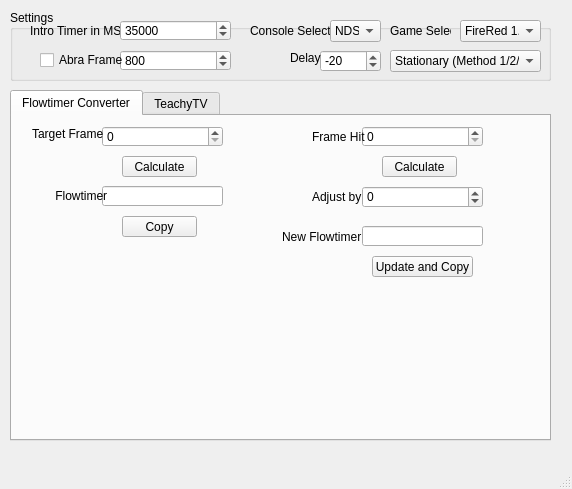
<?xml version="1.0" encoding="UTF-8"?>
<ui version="4.0">
 <class>blisytv</class>
 <widget class="QMainWindow" name="blisytv">
  <property name="geometry">
   <rect>
    <x>0</x>
    <y>0</y>
    <width>572</width>
    <height>489</height>
   </rect>
  </property>
  <property name="windowTitle">
   <string>blisytv</string>
  </property>
  <property name="styleSheet">
   <string notr="true"/>
  </property>
  <widget class="QWidget" name="centralwidget">
   <widget class="QComboBox" name="consoleBox">
    <property name="geometry">
     <rect>
      <x>330</x>
      <y>20</y>
      <width>51</width>
      <height>22</height>
     </rect>
    </property>
    <item>
     <property name="text">
      <string>NDS</string>
     </property>
    </item>
    <item>
     <property name="text">
      <string>GBA</string>
     </property>
    </item>
   </widget>
   <widget class="QComboBox" name="versionBox">
    <property name="geometry">
     <rect>
      <x>460</x>
      <y>20</y>
      <width>81</width>
      <height>22</height>
     </rect>
    </property>
    <item>
     <property name="text">
      <string>FireRed 1.0</string>
     </property>
    </item>
    <item>
     <property name="text">
      <string>FireRed 1.1</string>
     </property>
    </item>
    <item>
     <property name="text">
      <string>LeafGreen</string>
     </property>
    </item>
    <item>
     <property name="text">
      <string>RS</string>
     </property>
    </item>
    <item>
     <property name="text">
      <string>Emerald</string>
     </property>
    </item>
   </widget>
   <widget class="QSpinBox" name="introtimer">
    <property name="geometry">
     <rect>
      <x>120</x>
      <y>20</y>
      <width>111</width>
      <height>21</height>
     </rect>
    </property>
    <property name="maximum">
     <number>999999999</number>
    </property>
    <property name="value">
     <number>35000</number>
    </property>
   </widget>
   <widget class="QLabel" name="label_13">
    <property name="geometry">
     <rect>
      <x>250</x>
      <y>20</y>
      <width>111</width>
      <height>21</height>
     </rect>
    </property>
    <property name="text">
     <string>Console Select</string>
    </property>
   </widget>
   <widget class="QLabel" name="label_14">
    <property name="geometry">
     <rect>
      <x>390</x>
      <y>20</y>
      <width>61</width>
      <height>21</height>
     </rect>
    </property>
    <property name="text">
     <string>Game Select</string>
    </property>
   </widget>
   <widget class="QGroupBox" name="groupBox">
    <property name="geometry">
     <rect>
      <x>10</x>
      <y>10</y>
      <width>541</width>
      <height>71</height>
     </rect>
    </property>
    <property name="title">
     <string>Settings</string>
    </property>
    <widget class="QLabel" name="label_7">
     <property name="geometry">
      <rect>
       <x>20</x>
       <y>10</y>
       <width>101</width>
       <height>21</height>
      </rect>
     </property>
     <property name="text">
      <string>Intro Timer in MS</string>
     </property>
    </widget>
    <widget class="QSpinBox" name="abraframe">
     <property name="geometry">
      <rect>
       <x>110</x>
       <y>40</y>
       <width>111</width>
       <height>21</height>
      </rect>
     </property>
     <property name="maximum">
      <number>999999999</number>
     </property>
     <property name="value">
      <number>800</number>
     </property>
    </widget>
    <widget class="QCheckBox" name="abrabox">
     <property name="geometry">
      <rect>
       <x>30</x>
       <y>40</y>
       <width>101</width>
       <height>20</height>
      </rect>
     </property>
     <property name="text">
      <string>Abra Frame</string>
     </property>
    </widget>
    <widget class="QComboBox" name="methodbox">
     <property name="geometry">
      <rect>
       <x>380</x>
       <y>40</y>
       <width>151</width>
       <height>22</height>
      </rect>
     </property>
     <item>
      <property name="text">
       <string>Stationary (Method 1/2/4)</string>
      </property>
     </item>
     <item>
      <property name="text">
       <string>Sweet Scent (Outside)</string>
      </property>
     </item>
     <item>
      <property name="text">
       <string>Sweet Scent (Cave)</string>
      </property>
     </item>
     <item>
      <property name="text">
       <string>SID</string>
      </property>
     </item>
    </widget>
    <widget class="QSpinBox" name="delaybox">
     <property name="geometry">
      <rect>
       <x>310</x>
       <y>40</y>
       <width>61</width>
       <height>22</height>
      </rect>
     </property>
     <property name="minimum">
      <number>-999999999</number>
     </property>
     <property name="maximum">
      <number>0</number>
     </property>
     <property name="value">
      <number>-20</number>
     </property>
    </widget>
    <widget class="QLabel" name="label_18">
     <property name="geometry">
      <rect>
       <x>280</x>
       <y>40</y>
       <width>47</width>
       <height>16</height>
      </rect>
     </property>
     <property name="text">
      <string>Delay</string>
     </property>
    </widget>
   </widget>
   <widget class="QTabWidget" name="tabWidget">
    <property name="geometry">
     <rect>
      <x>10</x>
      <y>90</y>
      <width>541</width>
      <height>351</height>
     </rect>
    </property>
    <property name="currentIndex">
     <number>0</number>
    </property>
    <widget class="QWidget" name="tab_2">
     <attribute name="title">
      <string>Flowtimer Converter</string>
     </attribute>
     <widget class="QSpinBox" name="convertertargetframe">
      <property name="geometry">
       <rect>
        <x>90</x>
        <y>10</y>
        <width>121</width>
        <height>21</height>
       </rect>
      </property>
      <property name="frame">
       <bool>true</bool>
      </property>
      <property name="minimum">
       <number>0</number>
      </property>
      <property name="maximum">
       <number>999999999</number>
      </property>
     </widget>
     <widget class="QLabel" name="label_17">
      <property name="geometry">
       <rect>
        <x>20</x>
        <y>10</y>
        <width>81</width>
        <height>16</height>
       </rect>
      </property>
      <property name="text">
       <string>Target Frame</string>
      </property>
     </widget>
     <widget class="QPushButton" name="pushButton_4">
      <property name="geometry">
       <rect>
        <x>110</x>
        <y>40</y>
        <width>75</width>
        <height>21</height>
       </rect>
      </property>
      <property name="text">
       <string>Calculate</string>
      </property>
     </widget>
     <widget class="QLineEdit" name="flowtimerout">
      <property name="geometry">
       <rect>
        <x>90</x>
        <y>70</y>
        <width>121</width>
        <height>20</height>
       </rect>
      </property>
      <property name="readOnly">
       <bool>true</bool>
      </property>
     </widget>
     <widget class="QLabel" name="label_19">
      <property name="geometry">
       <rect>
        <x>10</x>
        <y>70</y>
        <width>91</width>
        <height>20</height>
       </rect>
      </property>
      <property name="text">
       <string>          Flowtimer</string>
      </property>
     </widget>
     <widget class="QPushButton" name="pushButton_5">
      <property name="geometry">
       <rect>
        <x>110</x>
        <y>100</y>
        <width>75</width>
        <height>21</height>
       </rect>
      </property>
      <property name="text">
       <string>Copy</string>
      </property>
     </widget>
     <widget class="QLineEdit" name="flowtimerouthit">
      <property name="geometry">
       <rect>
        <x>350</x>
        <y>110</y>
        <width>121</width>
        <height>20</height>
       </rect>
      </property>
      <property name="readOnly">
       <bool>true</bool>
      </property>
     </widget>
     <widget class="QSpinBox" name="convertertargetframehit">
      <property name="geometry">
       <rect>
        <x>350</x>
        <y>10</y>
        <width>121</width>
        <height>21</height>
       </rect>
      </property>
      <property name="frame">
       <bool>true</bool>
      </property>
      <property name="minimum">
       <number>0</number>
      </property>
      <property name="maximum">
       <number>999999999</number>
      </property>
     </widget>
     <widget class="QPushButton" name="pushButton_6">
      <property name="geometry">
       <rect>
        <x>360</x>
        <y>140</y>
        <width>101</width>
        <height>21</height>
       </rect>
      </property>
      <property name="text">
       <string>Update and Copy</string>
      </property>
     </widget>
     <widget class="QPushButton" name="pushButton_7">
      <property name="geometry">
       <rect>
        <x>370</x>
        <y>40</y>
        <width>75</width>
        <height>21</height>
       </rect>
      </property>
      <property name="text">
       <string>Calculate</string>
      </property>
     </widget>
     <widget class="QLabel" name="label_20">
      <property name="geometry">
       <rect>
        <x>300</x>
        <y>10</y>
        <width>61</width>
        <height>21</height>
       </rect>
      </property>
      <property name="text">
       <string>Frame Hit</string>
      </property>
     </widget>
     <widget class="QLabel" name="label_21">
      <property name="geometry">
       <rect>
        <x>270</x>
        <y>110</y>
        <width>81</width>
        <height>21</height>
       </rect>
      </property>
      <property name="text">
       <string>New Flowtimer</string>
      </property>
     </widget>
     <widget class="QLabel" name="label_22">
      <property name="geometry">
       <rect>
        <x>300</x>
        <y>70</y>
        <width>81</width>
        <height>21</height>
       </rect>
      </property>
      <property name="text">
       <string>Adjust by</string>
      </property>
     </widget>
     <widget class="QSpinBox" name="adjustedby">
      <property name="geometry">
       <rect>
        <x>350</x>
        <y>70</y>
        <width>121</width>
        <height>22</height>
       </rect>
      </property>
      <property name="readOnly">
       <bool>false</bool>
      </property>
      <property name="minimum">
       <number>-999999999</number>
      </property>
      <property name="maximum">
       <number>999999999</number>
      </property>
     </widget>
    </widget>
    <widget class="QWidget" name="widget">
     <attribute name="title">
      <string>TeachyTV</string>
     </attribute>
     <widget class="QGroupBox" name="groupBox_4">
      <property name="geometry">
       <rect>
        <x>10</x>
        <y>260</y>
        <width>521</width>
        <height>61</height>
       </rect>
      </property>
      <property name="title">
       <string>Flowtimer</string>
      </property>
      <widget class="QLineEdit" name="flowtv">
       <property name="geometry">
        <rect>
         <x>400</x>
         <y>10</y>
         <width>113</width>
         <height>20</height>
        </rect>
       </property>
       <property name="readOnly">
        <bool>true</bool>
       </property>
      </widget>
      <widget class="QLabel" name="label_16">
       <property name="geometry">
        <rect>
         <x>320</x>
         <y>10</y>
         <width>81</width>
         <height>20</height>
        </rect>
       </property>
       <property name="text">
        <string>TV Flowtimer</string>
       </property>
      </widget>
      <widget class="QLineEdit" name="flow1">
       <property name="geometry">
        <rect>
         <x>190</x>
         <y>10</y>
         <width>113</width>
         <height>20</height>
        </rect>
       </property>
       <property name="readOnly">
        <bool>true</bool>
       </property>
      </widget>
      <widget class="QLabel" name="label_15">
       <property name="geometry">
        <rect>
         <x>110</x>
         <y>10</y>
         <width>91</width>
         <height>20</height>
        </rect>
       </property>
       <property name="text">
        <string>Total Flowtimer</string>
       </property>
      </widget>
      <widget class="QPushButton" name="pushButton_3">
       <property name="geometry">
        <rect>
         <x>10</x>
         <y>20</y>
         <width>71</width>
         <height>31</height>
        </rect>
       </property>
       <property name="text">
        <string>Update</string>
       </property>
      </widget>
      <widget class="QPushButton" name="pushButton_8">
       <property name="geometry">
        <rect>
         <x>210</x>
         <y>30</y>
         <width>75</width>
         <height>23</height>
        </rect>
       </property>
       <property name="text">
        <string>Copy</string>
       </property>
      </widget>
      <widget class="QPushButton" name="pushButton_9">
       <property name="geometry">
        <rect>
         <x>420</x>
         <y>30</y>
         <width>75</width>
         <height>23</height>
        </rect>
       </property>
       <property name="text">
        <string>Copy</string>
       </property>
      </widget>
     </widget>
     <widget class="QSpinBox" name="frameHit">
      <property name="geometry">
       <rect>
        <x>400</x>
        <y>10</y>
        <width>121</width>
        <height>22</height>
       </rect>
      </property>
      <property name="minimum">
       <number>-999999999</number>
      </property>
      <property name="maximum">
       <number>999999999</number>
      </property>
     </widget>
     <widget class="QSpinBox" name="outputmsadjust2">
      <property name="geometry">
       <rect>
        <x>410</x>
        <y>160</y>
        <width>111</width>
        <height>22</height>
       </rect>
      </property>
      <property name="readOnly">
       <bool>true</bool>
      </property>
      <property name="minimum">
       <number>-999999999</number>
      </property>
      <property name="maximum">
       <number>999999999</number>
      </property>
     </widget>
     <widget class="QPushButton" name="pushButton_2">
      <property name="geometry">
       <rect>
        <x>420</x>
        <y>40</y>
        <width>81</width>
        <height>23</height>
       </rect>
      </property>
      <property name="text">
       <string>Calculate</string>
      </property>
     </widget>
     <widget class="QSpinBox" name="outputadjust1">
      <property name="geometry">
       <rect>
        <x>410</x>
        <y>70</y>
        <width>111</width>
        <height>22</height>
       </rect>
      </property>
      <property name="readOnly">
       <bool>true</bool>
      </property>
      <property name="minimum">
       <number>-999999999</number>
      </property>
      <property name="maximum">
       <number>999999999</number>
      </property>
     </widget>
     <widget class="QLabel" name="label_8">
      <property name="geometry">
       <rect>
        <x>350</x>
        <y>10</y>
        <width>61</width>
        <height>20</height>
       </rect>
      </property>
      <property name="text">
       <string>Frame Hit</string>
      </property>
     </widget>
     <widget class="QGroupBox" name="groupBox_3">
      <property name="geometry">
       <rect>
        <x>260</x>
        <y>0</y>
        <width>271</width>
        <height>251</height>
       </rect>
      </property>
      <property name="title">
       <string>Adjustment</string>
      </property>
      <widget class="QLabel" name="label_12">
       <property name="geometry">
        <rect>
         <x>60</x>
         <y>140</y>
         <width>121</width>
         <height>51</height>
        </rect>
       </property>
       <property name="text">
        <string>Adjust TV MS by</string>
       </property>
      </widget>
      <widget class="QPushButton" name="clear">
       <property name="geometry">
        <rect>
         <x>70</x>
         <y>40</y>
         <width>81</width>
         <height>23</height>
        </rect>
       </property>
       <property name="text">
        <string>Clear</string>
       </property>
      </widget>
     </widget>
     <widget class="QSpinBox" name="outputadjust2">
      <property name="geometry">
       <rect>
        <x>410</x>
        <y>100</y>
        <width>111</width>
        <height>22</height>
       </rect>
      </property>
      <property name="readOnly">
       <bool>true</bool>
      </property>
      <property name="minimum">
       <number>-999999999</number>
      </property>
      <property name="maximum">
       <number>999999999</number>
      </property>
     </widget>
     <widget class="QLabel" name="label_10">
      <property name="geometry">
       <rect>
        <x>300</x>
        <y>80</y>
        <width>121</width>
        <height>61</height>
       </rect>
      </property>
      <property name="text">
       <string>Adjust TV Frames by</string>
      </property>
     </widget>
     <widget class="QLabel" name="label_9">
      <property name="geometry">
       <rect>
        <x>290</x>
        <y>50</y>
        <width>121</width>
        <height>61</height>
       </rect>
      </property>
      <property name="text">
       <string>Adjust Total Frames by</string>
      </property>
     </widget>
     <widget class="QSpinBox" name="outputmsadjust1">
      <property name="geometry">
       <rect>
        <x>410</x>
        <y>130</y>
        <width>111</width>
        <height>22</height>
       </rect>
      </property>
      <property name="readOnly">
       <bool>true</bool>
      </property>
      <property name="minimum">
       <number>-999999999</number>
      </property>
      <property name="maximum">
       <number>999999999</number>
      </property>
     </widget>
     <widget class="QLabel" name="label_11">
      <property name="geometry">
       <rect>
        <x>310</x>
        <y>110</y>
        <width>121</width>
        <height>61</height>
       </rect>
      </property>
      <property name="text">
       <string>Adjust Total MS by</string>
      </property>
     </widget>
     <widget class="QSpinBox" name="outputms2">
      <property name="geometry">
       <rect>
        <x>110</x>
        <y>200</y>
        <width>111</width>
        <height>22</height>
       </rect>
      </property>
      <property name="readOnly">
       <bool>true</bool>
      </property>
      <property name="maximum">
       <number>999999999</number>
      </property>
     </widget>
     <widget class="QSpinBox" name="output2">
      <property name="geometry">
       <rect>
        <x>110</x>
        <y>140</y>
        <width>111</width>
        <height>22</height>
       </rect>
      </property>
      <property name="readOnly">
       <bool>true</bool>
      </property>
      <property name="maximum">
       <number>999999999</number>
      </property>
     </widget>
     <widget class="QLabel" name="label_3">
      <property name="geometry">
       <rect>
        <x>40</x>
        <y>90</y>
        <width>101</width>
        <height>61</height>
       </rect>
      </property>
      <property name="text">
       <string>Total Frames</string>
      </property>
     </widget>
     <widget class="QSpinBox" name="targetframe">
      <property name="geometry">
       <rect>
        <x>110</x>
        <y>20</y>
        <width>111</width>
        <height>22</height>
       </rect>
      </property>
      <property name="maximum">
       <number>999999999</number>
      </property>
     </widget>
     <widget class="QLabel" name="label_5">
      <property name="geometry">
       <rect>
        <x>60</x>
        <y>180</y>
        <width>101</width>
        <height>61</height>
       </rect>
      </property>
      <property name="text">
       <string>Total MS</string>
      </property>
     </widget>
     <widget class="QSpinBox" name="outputms1">
      <property name="geometry">
       <rect>
        <x>110</x>
        <y>170</y>
        <width>111</width>
        <height>22</height>
       </rect>
      </property>
      <property name="readOnly">
       <bool>true</bool>
      </property>
      <property name="maximum">
       <number>999999999</number>
      </property>
     </widget>
     <widget class="QSpinBox" name="output1">
      <property name="geometry">
       <rect>
        <x>110</x>
        <y>110</y>
        <width>111</width>
        <height>22</height>
       </rect>
      </property>
      <property name="readOnly">
       <bool>true</bool>
      </property>
      <property name="maximum">
       <number>999999999</number>
      </property>
     </widget>
     <widget class="QLabel" name="label_4">
      <property name="geometry">
       <rect>
        <x>20</x>
        <y>120</y>
        <width>101</width>
        <height>61</height>
       </rect>
      </property>
      <property name="text">
       <string>Inside TV Frames</string>
      </property>
     </widget>
     <widget class="QPushButton" name="pushButton">
      <property name="geometry">
       <rect>
        <x>120</x>
        <y>80</y>
        <width>81</width>
        <height>23</height>
       </rect>
      </property>
      <property name="text">
       <string>Calculate</string>
      </property>
     </widget>
     <widget class="QLabel" name="label_2">
      <property name="geometry">
       <rect>
        <x>20</x>
        <y>30</y>
        <width>101</width>
        <height>61</height>
       </rect>
      </property>
      <property name="text">
       <string>Out of TV Frames</string>
      </property>
     </widget>
     <widget class="QSpinBox" name="outoftvframe">
      <property name="geometry">
       <rect>
        <x>110</x>
        <y>50</y>
        <width>111</width>
        <height>22</height>
       </rect>
      </property>
      <property name="maximum">
       <number>999999999</number>
      </property>
      <property name="value">
       <number>0</number>
      </property>
     </widget>
     <widget class="QGroupBox" name="groupBox_2">
      <property name="geometry">
       <rect>
        <x>10</x>
        <y>0</y>
        <width>241</width>
        <height>251</height>
       </rect>
      </property>
      <property name="styleSheet">
       <string notr="true"/>
      </property>
      <property name="title">
       <string>TeachyTV Target</string>
      </property>
      <widget class="QLabel" name="label">
       <property name="geometry">
        <rect>
         <x>20</x>
         <y>20</y>
         <width>101</width>
         <height>21</height>
        </rect>
       </property>
       <property name="text">
        <string>Target Frame</string>
       </property>
      </widget>
      <widget class="QLabel" name="label_6">
       <property name="geometry">
        <rect>
         <x>30</x>
         <y>160</y>
         <width>121</width>
         <height>41</height>
        </rect>
       </property>
       <property name="text">
        <string>Inside TV MS</string>
       </property>
      </widget>
     </widget>
     <zorder>label_3</zorder>
     <zorder>label_9</zorder>
     <zorder>groupBox_4</zorder>
     <zorder>groupBox_3</zorder>
     <zorder>groupBox_2</zorder>
     <zorder>frameHit</zorder>
     <zorder>outputmsadjust2</zorder>
     <zorder>pushButton_2</zorder>
     <zorder>outputadjust1</zorder>
     <zorder>label_8</zorder>
     <zorder>outputadjust2</zorder>
     <zorder>label_10</zorder>
     <zorder>outputmsadjust1</zorder>
     <zorder>label_11</zorder>
     <zorder>output2</zorder>
     <zorder>targetframe</zorder>
     <zorder>label_5</zorder>
     <zorder>outputms1</zorder>
     <zorder>output1</zorder>
     <zorder>label_4</zorder>
     <zorder>pushButton</zorder>
     <zorder>label_2</zorder>
     <zorder>outoftvframe</zorder>
     <zorder>outputms2</zorder>
    </widget>
   </widget>
   <zorder>tabWidget</zorder>
   <zorder>groupBox</zorder>
   <zorder>versionBox</zorder>
   <zorder>label_13</zorder>
   <zorder>label_14</zorder>
   <zorder>introtimer</zorder>
   <zorder>consoleBox</zorder>
  </widget>
  <widget class="QMenuBar" name="menubar">
   <property name="geometry">
    <rect>
     <x>0</x>
     <y>0</y>
     <width>572</width>
     <height>21</height>
    </rect>
   </property>
  </widget>
  <widget class="QStatusBar" name="statusbar"/>
 </widget>
 <tabstops>
  <tabstop>introtimer</tabstop>
  <tabstop>abraframe</tabstop>
  <tabstop>targetframe</tabstop>
  <tabstop>outoftvframe</tabstop>
  <tabstop>pushButton</tabstop>
  <tabstop>frameHit</tabstop>
  <tabstop>pushButton_2</tabstop>
  <tabstop>pushButton_3</tabstop>
  <tabstop>flow1</tabstop>
  <tabstop>pushButton_8</tabstop>
  <tabstop>flowtv</tabstop>
  <tabstop>pushButton_9</tabstop>
  <tabstop>outputadjust1</tabstop>
  <tabstop>clear</tabstop>
  <tabstop>outputadjust2</tabstop>
  <tabstop>outputmsadjust1</tabstop>
  <tabstop>outputms2</tabstop>
  <tabstop>output2</tabstop>
  <tabstop>consoleBox</tabstop>
  <tabstop>outputms1</tabstop>
  <tabstop>output1</tabstop>
  <tabstop>tabWidget</tabstop>
  <tabstop>versionBox</tabstop>
  <tabstop>convertertargetframe</tabstop>
  <tabstop>pushButton_4</tabstop>
  <tabstop>flowtimerout</tabstop>
  <tabstop>pushButton_5</tabstop>
  <tabstop>convertertargetframehit</tabstop>
  <tabstop>pushButton_7</tabstop>
  <tabstop>flowtimerouthit</tabstop>
  <tabstop>pushButton_6</tabstop>
  <tabstop>methodbox</tabstop>
  <tabstop>outputmsadjust2</tabstop>
  <tabstop>abrabox</tabstop>
  <tabstop>delaybox</tabstop>
 </tabstops>
 <resources/>
 <connections>
  <connection>
   <sender>pushButton_5</sender>
   <signal>clicked()</signal>
   <receiver>flowtimerout</receiver>
   <slot>copy()</slot>
   <hints>
    <hint type="sourcelabel">
     <x>167</x>
     <y>235</y>
    </hint>
    <hint type="destinationlabel">
     <x>170</x>
     <y>214</y>
    </hint>
   </hints>
  </connection>
  <connection>
   <sender>pushButton_5</sender>
   <signal>clicked()</signal>
   <receiver>flowtimerout</receiver>
   <slot>copy()</slot>
   <hints>
    <hint type="sourcelabel">
     <x>159</x>
     <y>245</y>
    </hint>
    <hint type="destinationlabel">
     <x>194</x>
     <y>221</y>
    </hint>
   </hints>
  </connection>
 </connections>
</ui>
